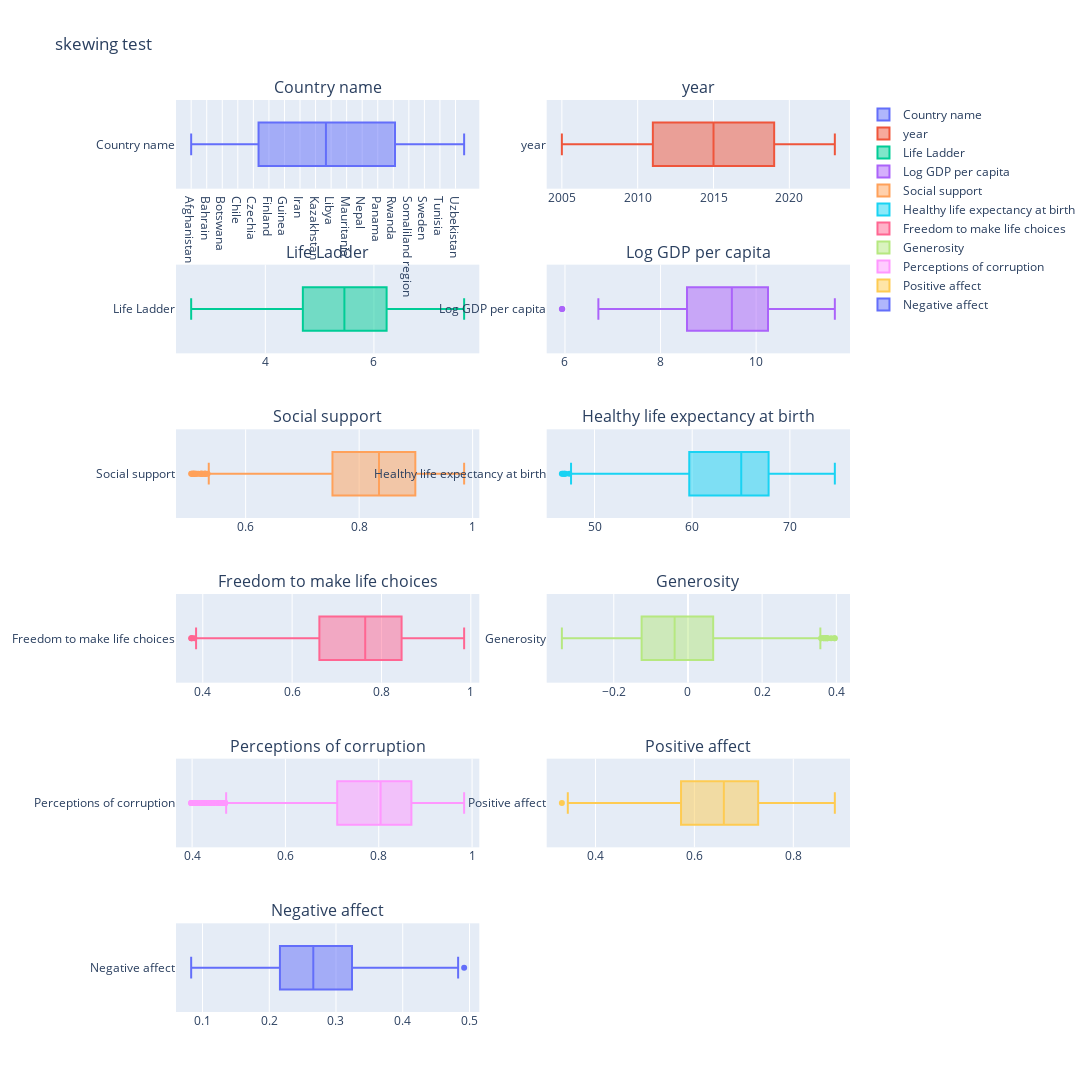

The notebook cell saved with this chart:
### Markdown cell above
## Removing Outliers using IQR

### Code cell
for col in numeric_cols:
    Q1 = df_updated[col].quantile(0.25)
    Q3 = df_updated[col].quantile(0.75)
    
    IQR = Q3 - Q1
    
    upper_limit = Q3 + 1.5*IQR
    lower_limit = Q1 - 1.5*IQR

    df_updated = df_updated[(df_updated[col] >= lower_limit) & (df_updated[col] <= upper_limit)]

Boxy(df_updated)

### Figure 1 — Plotly figure (JSON) as saved in the notebook; plotly's stock layout.template omitted (floating-point values rounded to 4 significant figures; data arrays with more than 128 entries replaced by an {"elided": "..."} marker saying what was removed)
{"data": [{"name": "Country name", "type": "box", "x": {"elided": "2030 str values"}, "xaxis": "x", "yaxis": "y"}, {"name": "year", "type": "box", "x": {"elided": "2030 float values"}, "xaxis": "x2", "yaxis": "y2"}, {"name": "Life Ladder", "type": "box", "x": {"elided": "2030 float values"}, "xaxis": "x3", "yaxis": "y3"}, {"name": "Log GDP per capita", "type": "box", "x": {"elided": "2030 float values"}, "xaxis": "x4", "yaxis": "y4"}, {"name": "Social support", "type": "box", "x": {"elided": "2030 float values"}, "xaxis": "x5", "yaxis": "y5"}, {"name": "Healthy life expectancy at birth", "type": "box", "x": {"elided": "2030 float values"}, "xaxis": "x6", "yaxis": "y6"}, {"name": "Freedom to make life choices", "type": "box", "x": {"elided": "2030 float values"}, "xaxis": "x7", "yaxis": "y7"}, {"name": "Generosity", "type": "box", "x": {"elided": "2030 float values"}, "xaxis": "x8", "yaxis": "y8"}, {"name": "Perceptions of corruption", "type": "box", "x": {"elided": "2030 float values"}, "xaxis": "x9", "yaxis": "y9"}, {"name": "Positive affect", "type": "box", "x": {"elided": "2030 float values"}, "xaxis": "x10", "yaxis": "y10"}, {"name": "Negative affect", "type": "box", "x": {"elided": "2030 float values"}, "xaxis": "x11", "yaxis": "y11"}], "layout": {"annotations": [{"font": {"size": 16}, "showarrow": false, "text": "Country name", "x": 0.225, "xanchor": "center", "xref": "paper", "y": 1.0, "yanchor": "bottom", "yref": "paper"}, {"font": {"size": 16}, "showarrow": false, "text": "year", "x": 0.775, "xanchor": "center", "xref": "paper", "y": 1.0, "yanchor": "bottom", "yref": "paper"}, {"font": {"size": 16}, "showarrow": false, "text": "Life Ladder", "x": 0.225, "xanchor": "center", "xref": "paper", "y": 0.8194, "yanchor": "bottom", "yref": "paper"}, {"font": {"size": 16}, "showarrow": false, "text": "Log GDP per capita", "x": 0.775, "xanchor": "center", "xref": "paper", "y": 0.8194, "yanchor": "bottom", "yref": "paper"}, {"font": {"size": 16}, "showarrow": false, "text": "Social support", "x": 0.225, "xanchor": "center", "xref": "paper", "y": 0.6389, "yanchor": "bottom", "yref": "paper"}, {"font": {"size": 16}, "showarrow": false, "text": "Healthy life expectancy at birth", "x": 0.775, "xanchor": "center", "xref": "paper", "y": 0.6389, "yanchor": "bottom", "yref": "paper"}, {"font": {"size": 16}, "showarrow": false, "text": "Freedom to make life choices", "x": 0.225, "xanchor": "center", "xref": "paper", "y": 0.4583, "yanchor": "bottom", "yref": "paper"}, {"font": {"size": 16}, "showarrow": false, "text": "Generosity", "x": 0.775, "xanchor": "center", "xref": "paper", "y": 0.4583, "yanchor": "bottom", "yref": "paper"}, {"font": {"size": 16}, "showarrow": false, "text": "Perceptions of corruption", "x": 0.225, "xanchor": "center", "xref": "paper", "y": 0.2778, "yanchor": "bottom", "yref": "paper"}, {"font": {"size": 16}, "showarrow": false, "text": "Positive affect", "x": 0.775, "xanchor": "center", "xref": "paper", "y": 0.2778, "yanchor": "bottom", "yref": "paper"}, {"font": {"size": 16}, "showarrow": false, "text": "Negative affect", "x": 0.225, "xanchor": "center", "xref": "paper", "y": 0.09722, "yanchor": "bottom", "yref": "paper"}], "height": 2400, "title": {"text": "skewing test"}, "width": 1100, "xaxis": {"anchor": "y", "domain": [0, 0.45]}, "xaxis10": {"anchor": "y10", "domain": [0.55, 1]}, "xaxis11": {"anchor": "y11", "domain": [0, 0.45]}, "xaxis12": {"anchor": "y12", "domain": [0.55, 1]}, "xaxis2": {"anchor": "y2", "domain": [0.55, 1]}, "xaxis3": {"anchor": "y3", "domain": [0, 0.45]}, "xaxis4": {"anchor": "y4", "domain": [0.55, 1]}, "xaxis5": {"anchor": "y5", "domain": [0, 0.45]}, "xaxis6": {"anchor": "y6", "domain": [0.55, 1]}, "xaxis7": {"anchor": "y7", "domain": [0, 0.45]}, "xaxis8": {"anchor": "y8", "domain": [0.55, 1]}, "xaxis9": {"anchor": "y9", "domain": [0, 0.45]}, "yaxis": {"anchor": "x", "domain": [0.9028, 1.0]}, "yaxis10": {"anchor": "x10", "domain": [0.1806, 0.2778]}, "yaxis11": {"anchor": "x11", "domain": [0, 0.09722]}, "yaxis12": {"anchor": "x12", "domain": [0, 0.09722]}, "yaxis2": {"anchor": "x2", "domain": [0.9028, 1.0]}, "yaxis3": {"anchor": "x3", "domain": [0.7222, 0.8194]}, "yaxis4": {"anchor": "x4", "domain": [0.7222, 0.8194]}, "yaxis5": {"anchor": "x5", "domain": [0.5417, 0.6389]}, "yaxis6": {"anchor": "x6", "domain": [0.5417, 0.6389]}, "yaxis7": {"anchor": "x7", "domain": [0.3611, 0.4583]}, "yaxis8": {"anchor": "x8", "domain": [0.3611, 0.4583]}, "yaxis9": {"anchor": "x9", "domain": [0.1806, 0.2778]}}}
